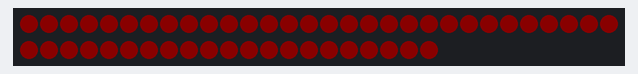
The sketch below on a simulated ESP8266 (NodeMCU). Parts: 51 RGB LEDs in strip order, left to right, continuing on the next row. Dim RGB values are drawn brighter than linear; WiFi joins after 1.5 s; servers stay silent unless stated; what the sketch prints to the serial monitor is not drawn.

Above: at 2.06 s.
At 5.87 s:
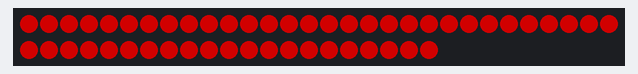

The sketch:

server_neopixel_breathing_rgb_FINAL.ino
```cpp
#include <ArduinoJson.h>
#include <ESP8266WiFi.h>
#include <WebSocketsServer.h>
#include <NeoPixelBus.h>

// WiFi settings
// const char* ssid = "Linksys";
// const char* password = "1q2w3e4r5T";
// IPAddress staticIP(192, 168, 0, 88);
// IPAddress gateway(192, 168, 0, 1);
// IPAddress subnet(255, 255, 255, 0);

const char* ssid = "DIDI";
const char* password = "";
IPAddress staticIP(10, 5, 0, 192);
IPAddress gateway(10, 5, 0, 1);
IPAddress subnet(255, 255, 252, 0);

// NeoPixelBus settings
// #define NUM_LEDS 72
#define NUM_LEDS 51

// Using DMA method; this is specific to GPIO3 (RX)
NeoPixelBus<NeoGrbFeature, NeoEsp8266Dma800KbpsMethod> strip(NUM_LEDS);

// Create a WebSocket server
WebSocketsServer webSocket = WebSocketsServer(81);

unsigned long previousMillis = 0;
const long interval = 50;  // interval to refresh LEDs in milliseconds
int brightness = 0;
int fadeAmount = 5;

void setup() {
  // Initialize Serial
  Serial.begin(115200);

  // Initialize NeoPixelBus
  strip.Begin();
  strip.Show();

  // Connect to Wi-Fi
  WiFi.begin(ssid, password);
  while (WiFi.status() != WL_CONNECTED) {
    delay(1000);
    Serial.println("Connecting to WiFi...");
  }

  // Use static IP
  WiFi.config(staticIP, gateway, subnet);

  Serial.println("Connected to WiFi");
  Serial.print("Connected to SSID: ");
  Serial.println(WiFi.SSID());
  Serial.print("Server IP address: ");
  Serial.println(WiFi.localIP());

  // Start the WebSocket server
  webSocket.begin();
  webSocket.onEvent(webSocketEvent);
}

void loop() {
  webSocket.loop();


  // Current time
  unsigned long currentMillis = millis();

  // Check if one interval has passed; note this will also work if millis() wraps
  if (currentMillis - previousMillis >= interval) {
    previousMillis = currentMillis;

    if (webSocket.connectedClients() == 0) {
      // If no clients are connected, create a fading pattern
      brightness = brightness + fadeAmount;
      if (brightness <= 0 || brightness >= 255) {
        fadeAmount = -fadeAmount;
      }

      RgbColor lightRed(brightness, 0, 0);
      for (int i = 0; i < NUM_LEDS; i++) {
        strip.SetPixelColor(i, lightRed);
      }
      strip.Show();
    }
  }
}

void webSocketEvent(uint8_t num, WStype_t type, uint8_t* payload, size_t length) {
  if (type == WStype_TEXT) {
    DynamicJsonDocument doc(1500);
    deserializeJson(doc, payload);

    JsonArray array = doc.as<JsonArray>();

    // Get the RGB color from the first 3 values in the array
    uint8_t red = array[0];
    uint8_t green = array[1];
    uint8_t blue = array[2];
    RgbColor baseColor(red, green, blue);

    // Apply intensity to the LEDs starting from the 4th value in the array
    for (int i = 3; i < NUM_LEDS + 3; i++) {
      int intensity = array[i];
      RgbColor color = baseColor;
      color.Darken(255 - intensity);  // Darken based on the intensity
      strip.SetPixelColor(i - 3, color);
    }

    // Update LEDs
    strip.Show();
  }
}
```

Measured:
- by itself, everything shown: repeats every 5.1 s, in 102 steps
